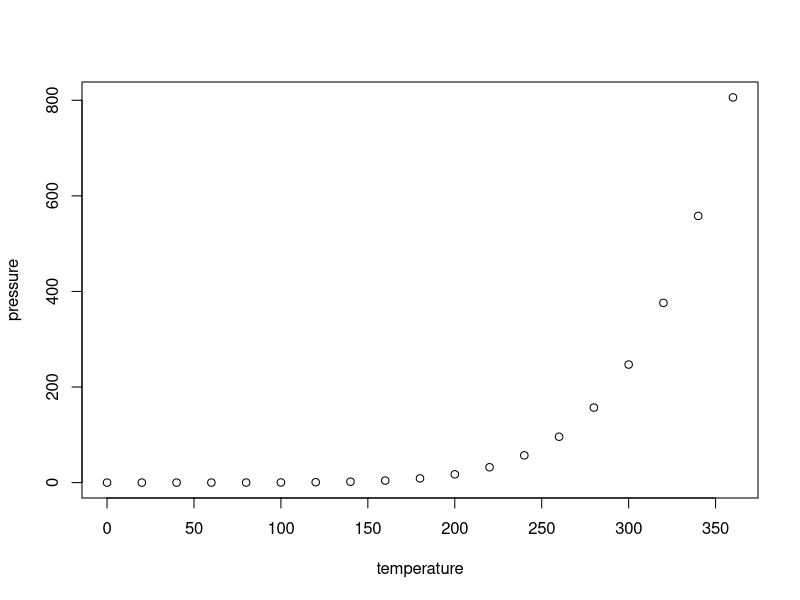
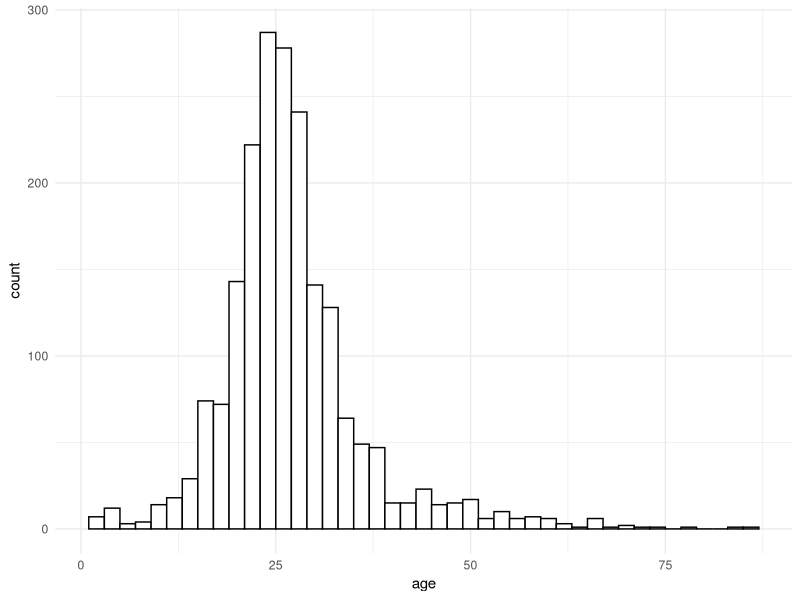
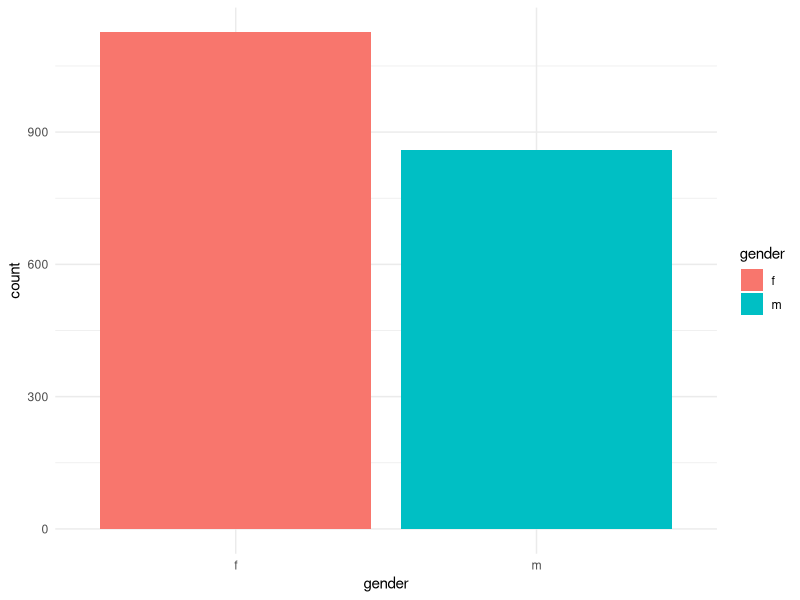
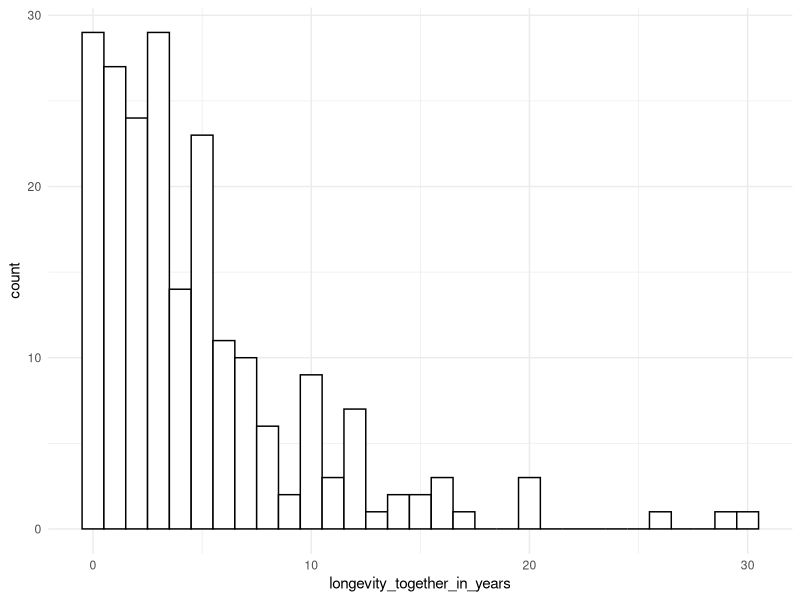
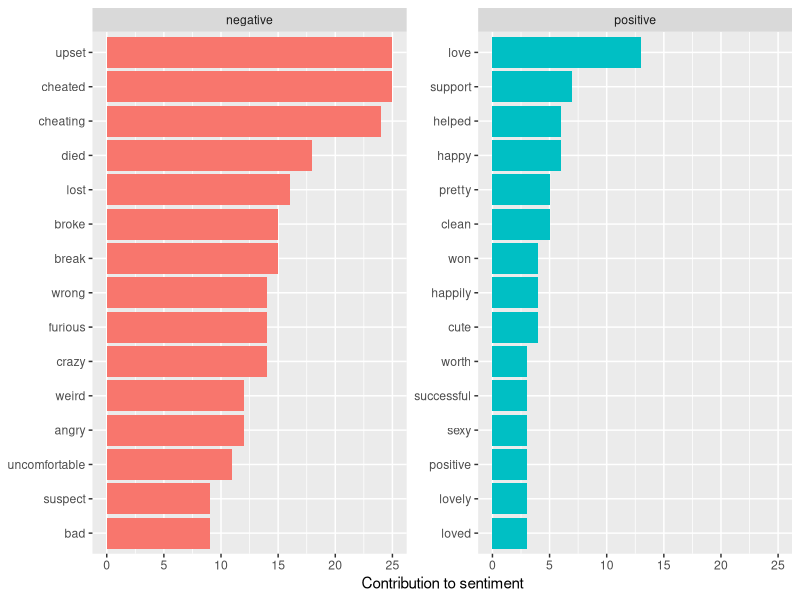
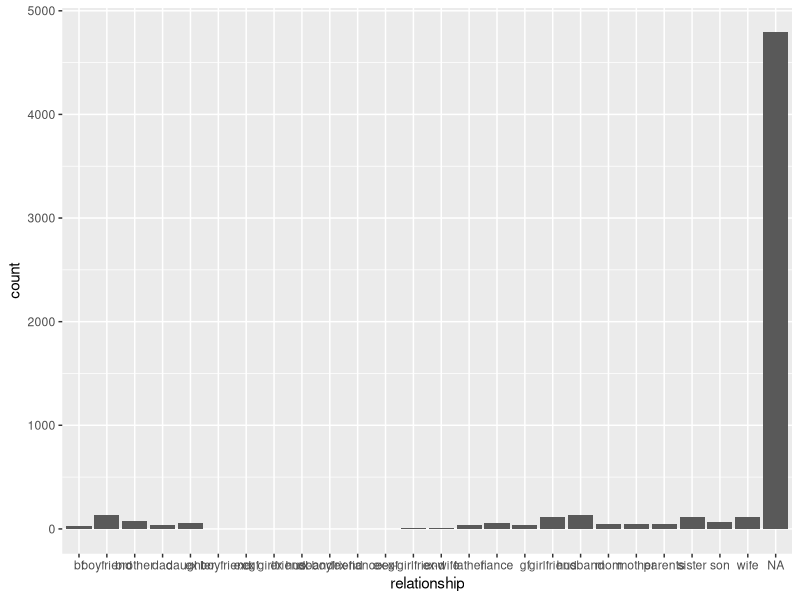
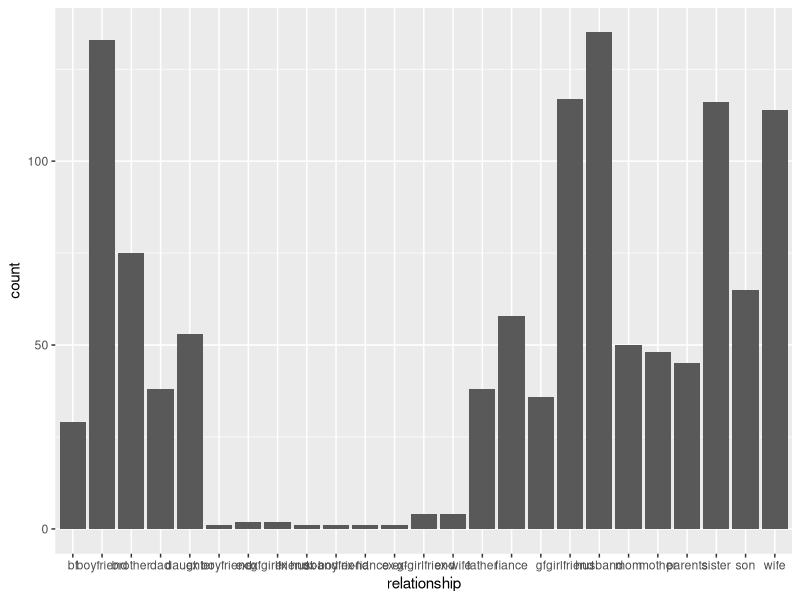

Source code (R) for these figures, in order:
## ---- chunk 1
knitr::opts_chunk$set(echo = TRUE)
## ---- chunk 2
summary(cars)
## ---- chunk 3
plot(pressure)
## ---- chunk 4
options(repos="https://cran.rstudio.com")

#install.packages("dplyr")
library(dplyr)

#install.packages("stringr")
library(stringr)

#install.packages("ggplot2")
library(ggplot2)

#install.packages("reshape2")
library(reshape2)

#install.packages("tidytext")
library(tidytext)

#install.packages("tidyr")
library(tidyr)
## ---- chunk 5
rel = read.csv("out.csv", header = TRUE, sep = ",", stringsAsFactors = FALSE)
head(rel)
## ---- chunk 6
text = rel$Title
text_df = data_frame(line = 1:length(text), text = text)
text_lower = tolower(text_df$text)
## ---- chunk 7
age_gender_pattern_v1 = "(\\(|\\[){1}[[:digit:]]{1,3} */* *(m|f)+(\\)|\\]){1}"

age_gender_all_v1 = str_extract_all(text_lower, age_gender_pattern_v1, simplify = TRUE)

head(age_gender_all_v1)
## ---- chunk 8
age_gender_all_v1_not_blank = which(age_gender_all_v1[,1] != "")

age_gender_all_v1_blank = which(age_gender_all_v1[,1] == "")

## ---- chunk 9
age_gender_pattern_v2 = "(\\(|\\[){1}(m|f)+ */* *[[:digit:]]{1,3}(\\)|\\]){1}"

age_gender_all_v2 = str_extract_all(text_lower, age_gender_pattern_v2, simplify = TRUE)

age_gender_all_v2_not_blank = which(age_gender_all_v2[,1] != "")

age_gender_all_v2_blank = which(age_gender_all_v2[,1] == "")

## ---- chunk 10
all_indices = 1:length(text_lower)

still_missing = all_indices[!((all_indices %in% age_gender_all_v1_not_blank) | (all_indices %in% age_gender_all_v2_not_blank))]

text_lower[still_missing]
## ---- chunk 11
age_gender_all_v1_melt = setNames(melt(age_gender_all_v1), c("row", "col", "value"))
head(age_gender_all_v1_melt)
## ---- chunk 12
age_gender_all_v2_melt = setNames(melt(age_gender_all_v2), c("row", "col", "value"))
head(age_gender_all_v2_melt)
## ---- chunk 13
age_gender_all_combined_df = rbind(age_gender_all_v1_melt, age_gender_all_v2_melt)
age_gender_all_combined_df$value = as.character(age_gender_all_combined_df$value)
head(age_gender_all_combined_df)
## ---- chunk 14
age_gender_all_combined_df = age_gender_all_combined_df[which(age_gender_all_combined_df[,3] != ""),]
head(age_gender_all_combined_df)
## ---- chunk 15
age = str_extract_all(age_gender_all_combined_df[,3], "[[:digit:]]{1,2}", simplify = TRUE)
age = as.numeric(age)
gender = str_extract_all(age_gender_all_combined_df[,3], "(m|f){1}", simplify = TRUE) 
## ---- chunk 16
age_gender_all_combined_df = cbind(age_gender_all_combined_df, age, gender)
head(age_gender_all_combined_df)
## ---- chunk 17
# Draw with black outline, white fill
pl = ggplot(age_gender_all_combined_df, aes(x=age))
pl + geom_histogram(binwidth=2, colour="black", fill="white") + theme_minimal()
## ---- chunk 18
# Draw with black outline, white fill
pl = ggplot(age_gender_all_combined_df, aes(x=gender, fill=gender))
pl + geom_bar() + theme_minimal()
## ---- chunk 19
longevity_pattern_v1 = "[[:digit:]]{1,2} *(months|mo|year|years|yr|yrs){1}"
longevity_v1 = str_extract_all(text_lower, longevity_pattern_v1, simplify = TRUE)
head(longevity_v1)
## ---- chunk 20
longevity_v1_not_blank = which(longevity_v1[,1] != "")
longevity_together = longevity_v1[longevity_v1_not_blank,1]
head(longevity_together)
## ---- chunk 21
num = str_extract_all(longevity_together, "[[:digit:]]{1,2}", simplify = TRUE)
mo_yr = str_extract_all(longevity_together, "(months|mo|year|years|yr|yrs){1}", simplify = TRUE) 
## ---- chunk 22
longevity_together_df = data.frame(post_num = longevity_v1_not_blank, longevity_together, num, mo_yr)
longevity_together_df$num = as.numeric(as.character(longevity_together_df$num))
head(longevity_together_df)
## ---- chunk 23
longevity_together_in_years = sapply(1:dim(longevity_together_df)[1], function(i) {
  if (longevity_together_df$mo_yr[i] %in% c("months","mo")) {
    return(longevity_together_df$num[i] / 12)
  } else {
    return(longevity_together_df$num[i])
  }
})

longevity_together_in_years = round(longevity_together_in_years,2)
longevity_together_df = cbind(longevity_together_df, longevity_together_in_years)
head(longevity_together_df)
## ---- chunk 24
# Draw with black outline, white fill
pl = ggplot(longevity_together_df, aes(x=longevity_together_in_years))
pl + geom_histogram(binwidth=1, colour="black", fill="white") + theme_minimal()
## ---- chunk 25
tidy_text = text_df %>%
  unnest_tokens(word, text)
## ---- chunk 26
data(stop_words)

tidy_text = tidy_text %>%
  anti_join(stop_words)
## ---- chunk 27
most_common_words = tidy_text %>%
  count(word, sort = TRUE) 

head(most_common_words, 20)
## ---- chunk 28
most_common_words_v2 = filter(most_common_words, !str_detect(word, "[[:digit:]]+"))

head(most_common_words_v2, 50)
## ---- chunk 29
post_sentiment = tidy_text %>%
  inner_join(get_sentiments("bing")) %>%
  count(line, sentiment) %>%
  spread(sentiment, n, fill = 0) %>%
  mutate(sentiment = positive - negative)

head(post_sentiment, 10)
## ---- chunk 30
bing_word_counts = tidy_text %>%
  inner_join(get_sentiments("bing")) %>%
  count(word, sentiment, sort = TRUE) %>%
  ungroup()

head(bing_word_counts)
## ---- chunk 31
bing_word_counts %>%
  group_by(sentiment) %>%
  top_n(15) %>%
  ungroup() %>%
  mutate(word = reorder(word, n)) %>%
  ggplot(aes(word, n, fill = sentiment)) +
  geom_col(show.legend = FALSE) +
  facet_wrap(~sentiment, scales = "free_y") +
  labs(y = "Contribution to sentiment",
       x = NULL) +
  coord_flip()
## ---- chunk 32
immediate_family_words = c("father", "dad", "mother", "mom", "son", "daughter", "brother", "sister", "parents")
marriage_dating_words = c("boyfriend", "bf", "girlfriend", "gf", "fiance", "fiancee", "husband", "wife")
ex_marriage_dating_words_v1 = paste("ex-", marriage_dating_words, sep="")
ex_marriage_dating_words_v2 = paste("ex ", marriage_dating_words, sep="")
relatives_words = c("grandparents", "grandfather", "grandpa", "grandmother", "grandma", "grandchildren", "grandson", "granddaughter", "great grandfather", "grand grandpa", "great grandmother", "great grandma")
extended_family_words = c("uncle", "aunt", "cousin", "nephew", "niece")
in_laws_words = c("father-in-law", "mother-in-law", "son-in-law", "daughter-in-law", "brother-in-law", "sister-in-law")
family_mix_words = c("stepfather", "stepdad", "stepmother", "stepmom", "stepson", "stepdaughter", "stepsister", "stepbrother", "half-brother", "half-sister")
friend_other_words = c("friend", "best friend", "roommate")

relationship_words = c(immediate_family_words, marriage_dating_words, ex_marriage_dating_words_v1, ex_marriage_dating_words_v2)

rel_words_test = paste(paste(relationship_words, collapse="|"), "{1}", sep="")

rel_v1 = str_extract_all(text_lower, rel_words_test, simplify = TRUE)

rel_v1_not_blank = which(rel_v1[,1] != "")

text_lower[rel_v1_not_blank]

rel_v1_melt = melt(rel_v1)

colnames(rel_v1_melt) = c("post_number", "person_number", "relationship")

is.na(rel_v1_melt$relationship) = rel_v1_melt$relationship==''

# Bar graph of counts
ggplot(data=rel_v1_melt, aes(x=relationship)) +
  geom_bar(stat="count")

rel_v1_melt[!is.na(rel_v1_melt$relationship),]

# Bar graph of counts
ggplot(data=rel_v1_melt[!is.na(rel_v1_melt$relationship),], aes(x=relationship)) +
  geom_bar(stat="count")
